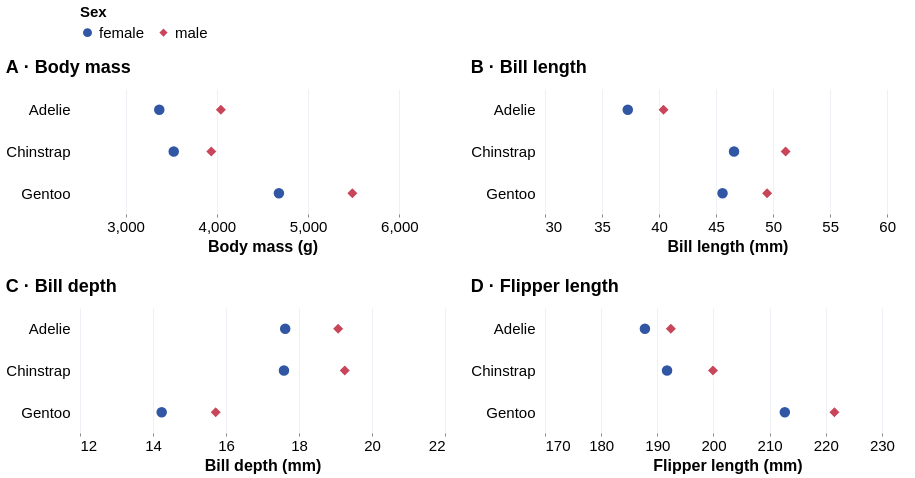

Source (Vega-Lite JSON):
### Vega-Lite specification from a JSON file in a GitHub repository (floating-point values rounded to 4 significant figures; data arrays with more than 128 entries replaced by an {"elided": "..."} marker saying what was removed)
{"$schema": "https://vega.github.io/schema/vega-lite/v6.json", "concat": [{"data": {"values": {"elided": "333 records"}}, "width": 365, "height": 125, "title": "A · Body mass", "encoding": {"x": {"field": "body_mass_g", "type": "quantitative", "title": "Body mass (g)", "scale": {"domain": [2500, 6500], "zero": false}, "axis": {"tickCount": 5}}, "y": {"field": "species", "type": "nominal", "title": null, "sort": ["Adelie", "Chinstrap", "Gentoo"], "axis": {"labelPadding": 10, "ticks": false}}}, "layer": [{"mark": {"type": "point", "filled": true, "size": 145, "opacity": 1, "stroke": "white", "strokeWidth": 1.5}, "encoding": {"color": {"field": "sex", "type": "nominal", "title": "Sex", "scale": {"domain": ["female", "male"], "range": ["#3157a4", "#c9455a"]}}, "shape": {"field": "sex", "type": "nominal", "title": "Sex", "scale": {"domain": ["female", "male"], "range": ["circle", "diamond"]}}, "x": {"field": "body_mass_g", "type": "quantitative", "title": "Body mass (g)", "scale": {"domain": [2500, 6500], "zero": false}, "axis": {"tickCount": 5}, "aggregate": "mean"}, "tooltip": [{"field": "species"}, {"field": "sex"}, {"field": "body_mass_g", "aggregate": "mean", "type": "quantitative", "title": "Mean", "format": ".1f"}]}}]}, {"data": {"values": {"elided": "333 records"}}, "width": 365, "height": 125, "title": "B · Bill length", "encoding": {"x": {"field": "bill_length_mm", "type": "quantitative", "title": "Bill length (mm)", "scale": {"domain": [30, 62], "zero": false}, "axis": {"tickCount": 5}}, "y": {"field": "species", "type": "nominal", "title": null, "sort": ["Adelie", "Chinstrap", "Gentoo"], "axis": {"labelPadding": 10, "ticks": false}}}, "layer": [{"mark": {"type": "point", "filled": true, "size": 145, "opacity": 1, "stroke": "white", "strokeWidth": 1.5}, "encoding": {"color": {"field": "sex", "type": "nominal", "title": "Sex", "scale": {"domain": ["female", "male"], "range": ["#3157a4", "#c9455a"]}}, "shape": {"field": "sex", "type": "nominal", "title": "Sex", "scale": {"domain": ["female", "male"], "range": ["circle", "diamond"]}}, "x": {"field": "bill_length_mm", "type": "quantitative", "title": "Bill length (mm)", "scale": {"domain": [30, 62], "zero": false}, "axis": {"tickCount": 5}, "aggregate": "mean"}, "tooltip": [{"field": "species"}, {"field": "sex"}, {"field": "bill_length_mm", "aggregate": "mean", "type": "quantitative", "title": "Mean", "format": ".1f"}]}}]}, {"data": {"values": {"elided": "333 records"}}, "width": 365, "height": 125, "title": "C · Bill depth", "encoding": {"x": {"field": "bill_depth_mm", "type": "quantitative", "title": "Bill depth (mm)", "scale": {"domain": [12, 22], "zero": false}, "axis": {"tickCount": 5}}, "y": {"field": "species", "type": "nominal", "title": null, "sort": ["Adelie", "Chinstrap", "Gentoo"], "axis": {"labelPadding": 10, "ticks": false}}}, "layer": [{"mark": {"type": "point", "filled": true, "size": 145, "opacity": 1, "stroke": "white", "strokeWidth": 1.5}, "encoding": {"color": {"field": "sex", "type": "nominal", "title": "Sex", "scale": {"domain": ["female", "male"], "range": ["#3157a4", "#c9455a"]}}, "shape": {"field": "sex", "type": "nominal", "title": "Sex", "scale": {"domain": ["female", "male"], "range": ["circle", "diamond"]}}, "x": {"field": "bill_depth_mm", "type": "quantitative", "title": "Bill depth (mm)", "scale": {"domain": [12, 22], "zero": false}, "axis": {"tickCount": 5}, "aggregate": "mean"}, "tooltip": [{"field": "species"}, {"field": "sex"}, {"field": "bill_depth_mm", "aggregate": "mean", "type": "quantitative", "title": "Mean", "format": ".1f"}]}}]}, {"data": {"values": {"elided": "333 records"}}, "width": 365, "height": 125, "title": "D · Flipper length", "encoding": {"x": {"field": "flipper_length_mm", "type": "quantitative", "title": "Flipper length (mm)", "scale": {"domain": [170, 235], "zero": false}, "axis": {"tickCount": 5}}, "y": {"field": "species", "type": "nominal", "title": null, "sort": ["Adelie", "Chinstrap", "Gentoo"], "axis": {"labelPadding": 10, "ticks": false}}}, "layer": [{"mark": {"type": "point", "filled": true, "size": 145, "opacity": 1, "stroke": "white", "strokeWidth": 1.5}, "encoding": {"color": {"field": "sex", "type": "nominal", "title": "Sex", "scale": {"domain": ["female", "male"], "range": ["#3157a4", "#c9455a"]}}, "shape": {"field": "sex", "type": "nominal", "title": "Sex", "scale": {"domain": ["female", "male"], "range": ["circle", "diamond"]}}, "x": {"field": "flipper_length_mm", "type": "quantitative", "title": "Flipper length (mm)", "scale": {"domain": [170, 235], "zero": false}, "axis": {"tickCount": 5}, "aggregate": "mean"}, "tooltip": [{"field": "species"}, {"field": "sex"}, {"field": "flipper_length_mm", "aggregate": "mean", "type": "quantitative", "title": "Mean", "format": ".1f"}]}}]}], "columns": 2, "spacing": 24, "resolve": {"scale": {"x": "independent"}}, "config": {"font": "Arial", "background": "white", "view": {"stroke": null}, "axis": {"labelFontSize": 15, "titleFontSize": 16, "gridColor": "#edf0f4", "domain": false, "tickSize": 3}, "legend": {"orient": "top", "labelFontSize": 15, "titleFontSize": 15, "symbolSize": 110, "symbolOpacity": 1, "titleLimit": 400}, "title": {"fontSize": 18, "anchor": "start", "offset": 12}}}
